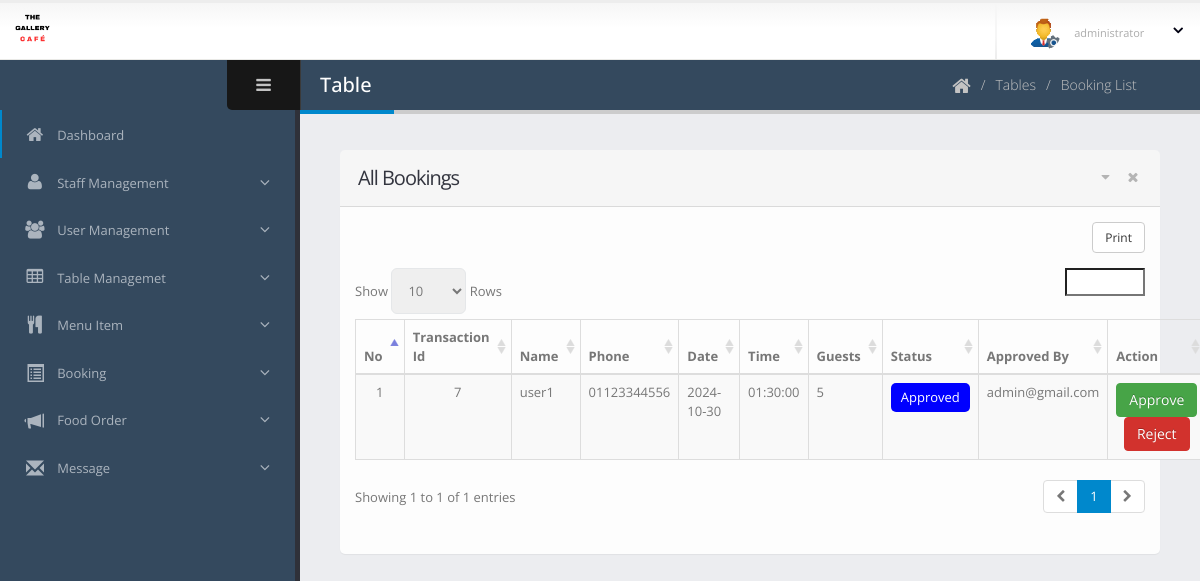
Before: /dashboard/booking-list.php (signed in) with the older database file.
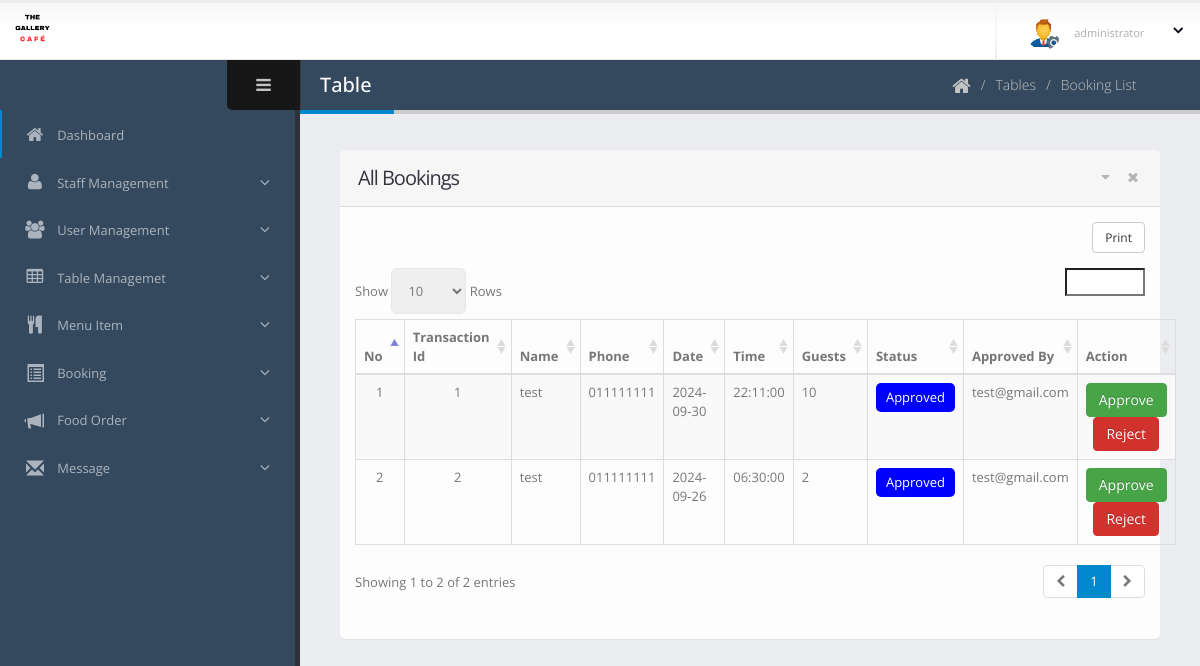
After: the same page with the newer database file.
### tables this page shows
CREATE TABLE `reservations` (
  `id` int(11) NOT NULL,
  `table_id` int(11) NOT NULL,
  `name` varchar(100) NOT NULL,
  `email` varchar(100) NOT NULL,
  `phone` varchar(15) NOT NULL,
  `guests` int(11) NOT NULL,
  `date` date NOT NULL,
  `time` time NOT NULL,
  `status` tinyint(4) DEFAULT 0,
  `approvedBy` varchar(255) DEFAULT NULL
);

### dashboard/booking-list.php (the view, shortened to what the changed rows need)
<?php
include 'main/header.php';
?>
<body>
    <section class="body">
        <div class="inner-wrapper">
            <section role="main" class="content-body">
                <header class="page-header">
                    <h2>Table</h2>
                </header>
                <section class="panel">
                    <header class="panel-heading">
                        <div class="panel-actions">
                        </div>
                        <h2 class="panel-title">All Bookings</h2>
                    </header>
                    <div class="panel-body">
                        <table class="table table-bordered table-striped mb-none" id="datatable-tabletools"
                            data-swf-path="assets/vendor/jquery-datatables/extras/TableTools/swf/copy_csv_xls_pdf.swf">
                            <thead>
                                <tr>
                                    <th>No</th>
                                    <th>Transaction Id</th>
                                    <th>Name</th>
                                    <th>Phone</th>
                                    <th>Date</th>
                                    <th>Time</th>
                                    <th>Guests</th>
                                    <th class="hidden-phone">Status</th>
                                    <th class="hidden-phone">Approved By</th>
                                    <th class="hidden-phone">Action</th>
                                </tr>
                            </thead>
                            <tbody>
                                <?php
                                $count = 1;
                                $con = connect();
                                $sql = "SELECT * FROM reservations ORDER BY date DESC, time DESC;";
                                $result = $con->query($sql);
                                foreach ($result as $r) {
                                    ?>
                                    <tr class="gradeX">
                                        <td class="center hidden-phone"><?php echo $count; ?></td>
                                        <td class="center hidden-phone"><?php echo $r['id']; ?></td>
                                        <td><?php echo $r['name']; ?></td>
                                        <td><?php echo $r['phone']; ?></td>
                                        <td><?php echo $r['date']; ?></td>
                                        <td><?php echo $r['time']; ?></td>
                                        <td><?php echo $r['guests']; ?></td>
                                        <td class="center hidden-phone">
                                            <?php
                                            $status = $r['status'];
                                            if ($status == 0) {
                                                echo '<div style="background-color: yellow; padding: 5px 10px; border-radius: 5px; display: inline-block;">Pending</div>';
                                            } elseif ($status == 1) {
                                                echo '<div style="background-color: blue; padding: 5px 10px; border-radius: 5px; color: white; display: inline-block;">Approved</div>';
                                            } elseif ($status == 9) {
                                                echo '<div style="background-color: red; padding: 5px 10px; border-radius: 5px; color: white; display: inline-block;">Rejected</div>';
                                            }
                                            ?>
                                        </td>
                                        <td class="center hidden-phone"><?php echo htmlspecialchars($r['approvedBy']); ?></td>
                                        <td class="center hidden-phone">
                                            <a href="booking-list.php?bapprove_id=<?php echo $r['id']; ?>"
                                                class="btn btn-success"
                                                onclick="return confirm('Are you sure you want to approve this reservation?');">Approve</a>
                                            <a href="booking-list.php?breject_id=<?php echo $r['id']; ?>"
                                                class="btn btn-danger"
                                                onclick="return confirm('Are you sure you want to reject this reservation?');">Reject</a>
                                        </td>
                                    </tr>
                                    <?php $count++;
                                } ?>
                            </tbody>
                        </table>
                    </div>
                </section>
        </div>
    </section>
</body>
</html>

Changed rows visible on the page:
removed reservations: id "7", name "user1", phone "01123344556", date "2024-10-30", time "01:30:00", guests "5", status "Approved", approvedBy "admin@gmail.com"
added reservations: id "1", name "test", phone "011111111", date "2024-09-30", time "22:11:00", guests "10", status "Approved", approvedBy "test@gmail.com"
added reservations: id "2", name "test", phone "011111111", date "2024-09-26", time "06:30:00", guests "2", status "Approved", approvedBy "test@gmail.com"
Other visible differences:
text written by a page script: "Print Show Rows Showing 1 to 1 of 1 entries 1" → "Print Show Rows Showing 1 to 2 of 2 entries 1"
